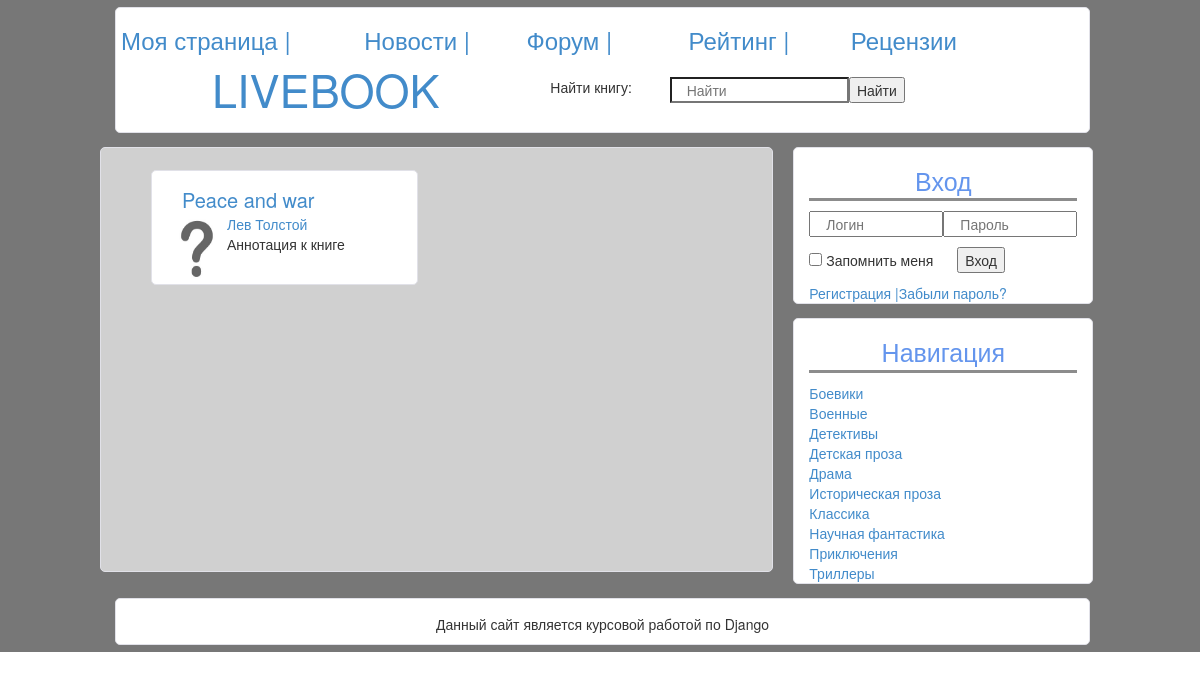
/book1, run on an earlier commit of the app's database.
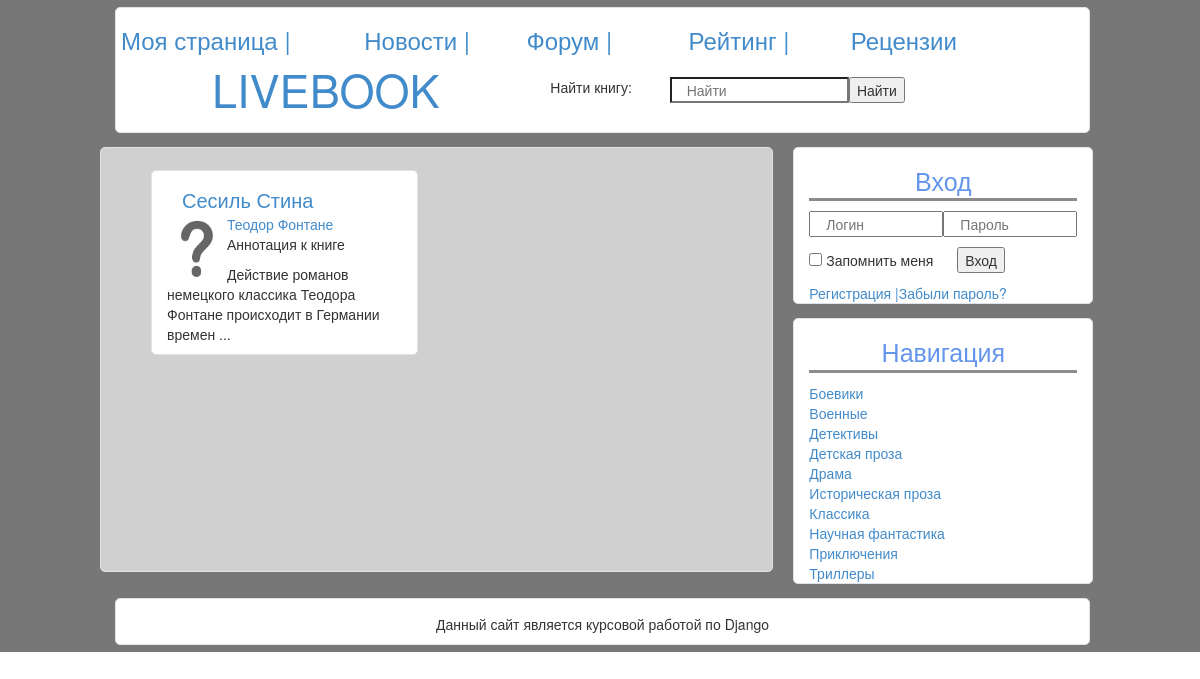
And on a later commit of the database.
### Livebook/models.py (models this page shows)
class Book(models.Model):
    name = models.TextField()
    author = models.ForeignKey(Author)
    date = models.IntegerField()
    publishing = models.CharField(max_length=255)
    genres = models.ManyToManyField(Genre)
    cover = models.ImageField(upload_to="books/covers")
    annotation = models.TextField()

class Author(models.Model):
    name = models.TextField()
    biography = models.TextField()

### Livebook/views.py (the view)
# urls.py: url(r'^book(?P<id>\d+)$', 'book', name='book'),
def book(request, id):
    one_book = Book.objects.filter(id=id).first()
    return render(
        request,
        "Livebook/book.html",
        {"book": one_book}
    )

### Livebook/templates/Livebook/book.html
{% extends 'Livebook/base.html' %}
{% block content %}
        <div class="col-md-5 jumbotron-white book">
            <div class="row">
                <a class="book-title">{{ book.name }}</a>
            </div>
            <img src="../../static/img/disk000.jpg" class="cover">
            <a>{{ book.author.name }}</a>
            <p> Аннотация к книге</p>
            <p>{{ book.annotation }}</p>
        </div>
{% endblock %}

What changed in the data, as far as the page shows it:
changed Book: name "Peace and war" → "Сесиль Стина"; author.name "Лев Толстой" → "Теодор Фонтане"; annotation (not shown) → "Действие романов немецкого классика Теодора Фонтане происходит в Германии времен ..."
